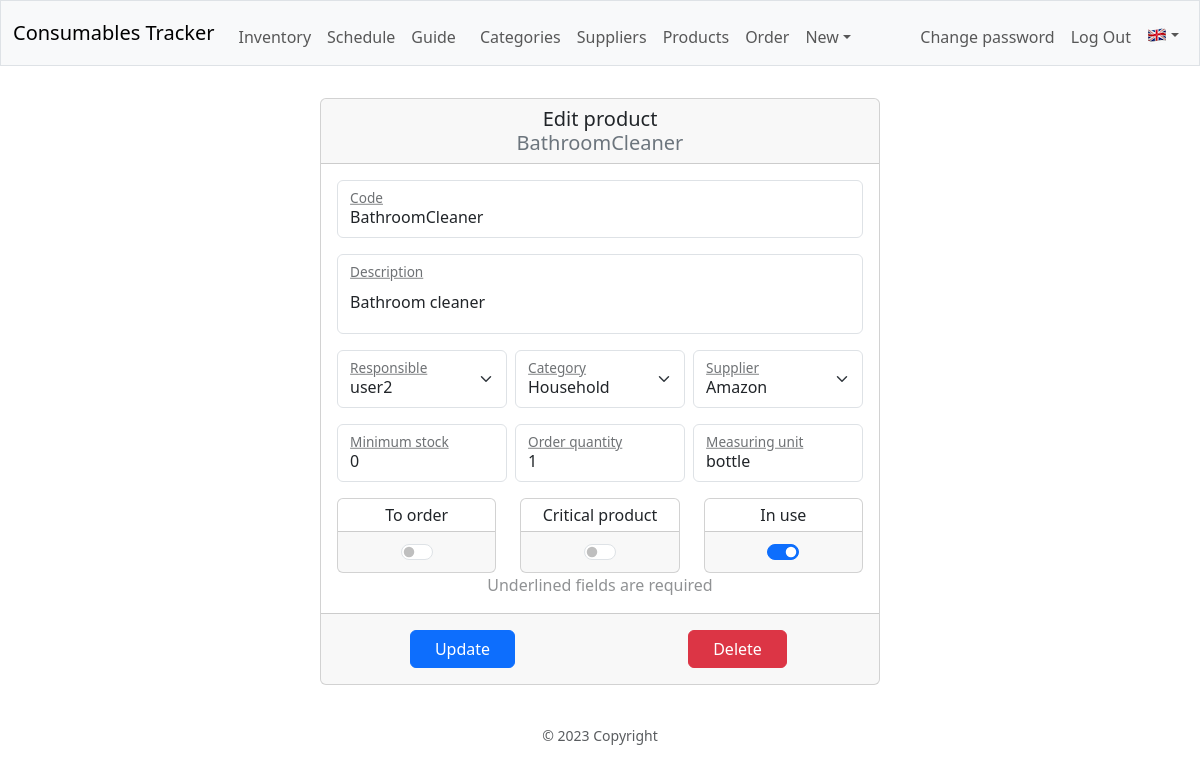
/product/edit/BathroomCleaner (signed in), run on the app's committed database.
### database.py (models this page shows, shortened)
class Base(MappedAsDataclass, DeclarativeBase):
    id: Mapped[int] = mapped_column(init=False, primary_key=True)

class Product(Base):
    name: Mapped[str] = mapped_column(unique=True)
    description: Mapped[str]
    responsible_id = mapped_column(ForeignKey("users.id"), nullable=False)
    responsible: Mapped[User] = relationship(back_populates="products",
                                             repr=False)
    category_id = mapped_column(ForeignKey("categories.id"), nullable=False)
    category: Mapped[Category] = relationship(back_populates="products",
                                              repr=False)
    supplier_id = mapped_column(ForeignKey("suppliers.id"), nullable=False)
    supplier: Mapped[Supplier] = relationship(back_populates="products",
                                              repr=False)
    meas_unit: Mapped[str]
    min_stock: Mapped[int]
    ord_qty: Mapped[int]
    to_order: Mapped[bool] = mapped_column(default=False)
    critical: Mapped[bool] = mapped_column(default=False)
    in_use: Mapped[bool] = mapped_column(default=True)
    __table_args__ = (
        Index('idx_product_name', 'name'),
        Index('idx_product_to_order', 'to_order'),
        Index('idx_product_in_use', 'in_use'),
    )
    code = synonym("name")

### blueprints/prod/prod.py (the view, shortened to what this page needs)
@prod_bp.route("/edit/<path:product>", methods=["GET", "POST"])
def edit_product(product):
    logger.info("Edit product '%s' page", product)
    edit_prod_form: EditProdForm = EditProdForm()
    with dbSession() as db_session:
        users = db_session.execute(
            select(User.id, User.name)
            .filter_by(in_use=True, reg_req=False)
            .order_by(func.lower(User.name))
            ).all()
        categories = db_session.execute(
            select(Category.id, Category.name)
            .filter_by(in_use=True)
            .order_by(func.lower(Category.name))
            ).all()
        suppliers = db_session.execute(
            select(Supplier.id, Supplier.name)
            .filter_by(in_use=True)
            .order_by(func.lower(Supplier.name))
            ).all()
    edit_prod_form.responsible_id.choices = [
        (user.id, user.name) for user in users]
    edit_prod_form.category_id.choices = [
        (category.id, category.name) for category in categories]
    edit_prod_form.supplier_id.choices = [
        (supplier.id, supplier.name) for supplier in suppliers]
    with dbSession() as db_session:
        if (prod := db_session.scalar(
                select(Product)
                .filter_by(name=escape(product)))):
            edit_prod_form = EditProdForm(obj=prod)
            edit_prod_form.responsible_id.choices = [
                (user.id, user.name) for user in users]
            edit_prod_form.category_id.choices = [
                (category.id, category.name) for category in categories]
            edit_prod_form.supplier_id.choices = [
                (supplier.id, supplier.name) for supplier in suppliers]
        else:
            flash(**Message.Product.NotExists.flash(product))
            return redirect(url_for(".products", ordered_by="code"))
    return render_template("prod/edit_product.html",
                           form=edit_prod_form,
                           Message=Message)

### blueprints/prod/prod.py
class EditProdForm(CreateProdForm):
    to_order = BooleanField(
        label=lazy_gettext("To order"),
        false_values = ("False", False, "false", ""),
        render_kw={
                "class": "form-check-input",
                "role": "switch",
                })
    in_use = BooleanField(
        label=lazy_gettext("In use"),
        false_values = ("False", False, "false", ""),
        render_kw={
                "class": "form-check-input",
                "role": "switch",
                })
    submit = SubmitField(
        label=lazy_gettext("Update"),
        render_kw={"class": "btn btn-primary px-4"})
    delete = SubmitField(
        label=lazy_gettext("Delete"),
        render_kw={"class": "btn btn-danger"})

### app.py (called while the page is built)
def get_locale() -> Literal["ro", "en"]:
    if language := session.get("language"):
        return language
    if language := request.accept_languages.best_match(LANGUAGES):
        logger.info("Got locale language '%s'", language)
    else:
        logger.warning("Could not get locale language")
        language = "en"
    session["language"] = language
    return language

@app.context_processor
def inject_now():
    return {'now': datetime.utcnow()}

### helpers.py (called while the page is built)
def record_factory(*args, **kwargs):
    record = old_factory(*args, **kwargs)
    try:
        record.user = session.get("user_name", default="__x__")
    except RuntimeError:
        record.user = "_sys_"
    record.tztime = datetime.now(
        tz=ZoneInfo("Europe/Bucharest")).strftime("%d.%m %H:%M")
    return record

def admin_required(f):
    @wraps(f)
    def decorated_function(*args, **kwargs):
        if (session.get("user_id") is None) or (not session.get("admin")):
            flash(**Message.UI.Auth.AdminReq.flash())
            return redirect(url_for("auth.login"))
        return f(*args, **kwargs)
    return decorated_function

### messages.py (called while the page is built)
    def __call__(self, *args, **kwargs) -> LazyString:
        return self.message(*args, **kwargs)

### blueprints/prod/templates/prod/edit_product.html (shortened to what this page needs)
{% extends "layout.html" %}
{% block main %}
<form method="POST" autocomplete="off">
    <div class="card mx-auto" style="max-width: 35rem;">
        <div class="card-header h5 py-2">
            {{ gettext("Edit product") }}
            <br>
            <span class="text-secondary">{{ request.view_args.product }}</span>
        </div>
        <div class="card-body">
            <div class="form-floating mb-3">
                {{ form.name }}
                {{ form.name.label(class="text-decoration-underline") }}
            </div>
            <div class="form-floating mb-3">
                {{ form.description }}
                {{ form.description.label(class="text-decoration-underline") }}
            </div>
            <div class="row g-2">
                <div class="col-sm">
                    <div class="form-floating mb-3">
                        {{ form.responsible_id }}
                        {{ form.responsible_id.label(class="text-decoration-underline") }}
                    </div>
                </div>
                <div class="col-sm">
                    <div class="form-floating mb-3">
                        {{ form.category_id }}
                        {{ form.category_id.label(class="text-decoration-underline") }}
                    </div>
                </div>
                <div class="col-sm">
                    <div class="form-floating mb-3">
                        {{ form.supplier_id }}
                        {{ form.supplier_id.label(class="text-decoration-underline") }}
                    </div>
                </div>
            </div>
            <div class="row g-2">
                <div class="col-sm">
                    <div class="form-floating mb-3">
                        {{ form.min_stock }}
                        {{ form.min_stock.label(class="text-decoration-underline") }}
                    </div>
                </div>
                <div class="col-sm">
                    <div class="form-floating mb-3">
                        {{ form.ord_qty }}
                        {{ form.ord_qty.label(class="text-decoration-underline") }}
                    </div>
                </div>
                <div class="col-sm">
                    <div class="form-floating mb-3">
                        {{ form.meas_unit }}
                        {{ form.meas_unit.label(class="text-decoration-underline") }}
                    </div>
                </div>
            </div>
            <div class="row">
                <div class="col">
                    <div class="card h-100">
                        <div class="card-body p-1">
                            {{ form.to_order.label }}
                        </div>
                        <div class="card-footer">
                            <div class="form-switch">
                                {{ form.to_order }}
                            </div>
                        </div>
                    </div>
                </div>
                <div class="col-sm">
                    <div class="card h-100">
                        <div class="card-body p-1">
                            {{ form.critical.label }}
                        </div>
                        <div class="card-footer">
                            <div class="form-switch">
                                {{ form.critical }}
                            </div>
                        </div>
                    </div>
                </div>
                <div class="col">
                    <div class="card h-100">
                        <div class="card-body p-1">
                            {{ form.in_use.label }}
                        </div>
                        <div class="card-footer">
                            <div class="form-switch">
                                {{ form.in_use }}
                            </div>
                        </div>
                    </div>
                </div>
            </div>
            <span class="text-body-tertiary">{{ Message.UI.FieldsReq.Underlined() }}</span>
        </div>
        <div class="card-footer py-3">
            <div class="row row-cols-2 g-4">
                <div class="col">
                    {{ form.submit }}
                </div>
                <div class="col">
                    <button type="button" class="btn btn-danger px-4" data-bs-toggle="modal" data-bs-target="#deleteModal">{{ gettext("Delete") }}</button>
                </div>
            </div>
        </div>
    </div>
</form>
{% endblock %}

### static/styles.css (style rules this page uses)
div.form-floating label { color: var(--bs-secondary-color); }

### data on the page
Product: view_args.product "BathroomCleaner", name "BathroomCleaner", description "Bathroom cleaner", responsible_id "user2", category_id "Household", supplier_id "Amazon", min_stock "0", ord_qty "1", meas_unit "bottle", in_use "☑"

### other printed values
{{ gettext("Inventory") }} "Inventory"
{{ gettext("Schedule") }} "Schedule"
{{ gettext("Guide") }} "Guide"
{{ gettext("Categories") }} "Categories"
{{ gettext("Suppliers") }} "Suppliers"
{{ gettext("Products") }} "Products"
{{ gettext("Order") }} "Order"
{{ gettext("New") }} "New"
{{ gettext("Change password") }} "Change password"
{{ gettext("Edit product") }} "Edit product"
{{ Message.UI.FieldsReq.Underlined() }} "Underlined fields are required"
{{ gettext("Delete") }} "Delete"
